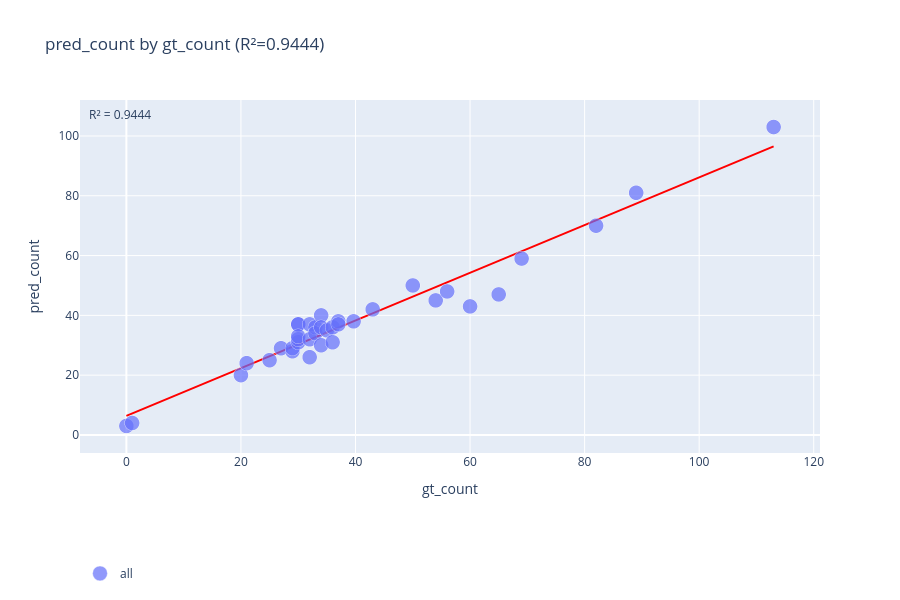

Write notebook code for a chart like this one.
### Code cell
import pandas as pd
import plotly.express as px
import plotly.graph_objects as go

# ====== 1) 准备数据 ======
chart_data = df[['gt_count', 'pred_count']].copy()
chart_data = chart_data.dropna()
chart_data = chart_data.sort_values('gt_count')
chart_data = chart_data.rename(columns={'gt_count': 'x'})

# ====== 2) 先用 px 生成 OLS trendline 并取 R2 ======
fig_px = px.scatter(
    chart_data,
    x='x',
    y='pred_count',
    trendline='ols',
    trendline_color_override='red',
)

# 取拟合结果（statsmodels）
res_df = px.get_trendline_results(fig_px)  # DataFrame
# 如果没有 color/ facet 分组，一般就一行
model = res_df.loc[0, "px_fit_results"]
r2 = float(model.rsquared)

# trendline trace（px 里通常第 2 条 trace 是 trendline）
trendline_trace = fig_px.data[1]

# ====== 3) 用 go 画散点 + trendline，并把 R2 展示出来 ======
scatter = go.Scattergl(
    x=chart_data['x'],
    y=chart_data['pred_count'],
    mode='markers',
    opacity=0.7,
    name='all',
    marker=dict(size=15, line=dict(width=0.5, color='white')),
)

fig = go.Figure(
    data=[scatter, trendline_trace],
    layout=go.Layout(
        width=900,
        height=600,  
        legend=dict(orientation='h', y=-0.3),
        title=dict(text=f'pred_count by gt_count (R²={r2:.4f})'),
        xaxis=dict(title=dict(text='gt_count')),
        yaxis=dict(title=dict(text='pred_count'), type='linear'),
    )
)

# 也可以加一个角落注释（可选）
fig.add_annotation(
    xref="paper", yref="paper",
    x=0.01, y=0.99,
    text=f"R² = {r2:.4f}",
    showarrow=False
)

fig.show()

### Figure 1 — Plotly figure (JSON) as saved in the notebook; plotly's stock layout.template omitted (floating-point values rounded to 4 significant figures)
{"data": [{"marker": {"line": {"color": "white", "width": 0.5}, "size": 15}, "mode": "markers", "name": "all", "opacity": 0.7, "type": "scattergl", "x": [0.0, 1.0, 20.0, 21.0, 25.0, 27.0, 29.0, 29.0, 30.0, 30.0, 30.0, 30.0, 30.0, 32.0, 32.0, 32.0, 33.0, 33.0, 34.0, 34.0, 34.0, 35.0, 36.0, 36.0, 37.0, 37.0, 39.67, 43.0, 50.0, 54.0, 56.0, 60.0, 65.0, 69.0, 82.0, 89.0, 113.0], "y": [3.0, 4.0, 20.0, 24.0, 25.0, 29.0, 28.0, 29.0, 37.0, 31.0, 37.0, 32.0, 33.0, 32.0, 37.0, 26.0, 36.0, 34.0, 40.0, 30.0, 36.0, 35.0, 36.0, 31.0, 38.0, 37.0, 38.0, 42.0, 50.0, 45.0, 48.0, 43.0, 47.0, 59.0, 70.0, 81.0, 103.0]}, {"hovertemplate": "<b>OLS trendline</b><br>pred_count = 0.797852 * x + 6.35189<br>R<sup>2</sup>=0.944380<br><br>x=%{x}<br>pred_count=%{y} <b>(trend)</b><extra></extra>", "legendgroup": "", "line": {"color": "red"}, "marker": {"color": "#636efa", "symbol": "circle"}, "mode": "lines", "name": "", "showlegend": false, "type": "scatter", "x": [0.0, 1.0, 20.0, 21.0, 25.0, 27.0, 29.0, 29.0, 30.0, 30.0, 30.0, 30.0, 30.0, 32.0, 32.0, 32.0, 33.0, 33.0, 34.0, 34.0, 34.0, 35.0, 36.0, 36.0, 37.0, 37.0, 39.67, 43.0, 50.0, 54.0, 56.0, 60.0, 65.0, 69.0, 82.0, 89.0, 113.0], "xaxis": "x", "y": [6.352, 7.15, 22.31, 23.11, 26.3, 27.89, 29.49, 29.49, 30.29, 30.29, 30.29, 30.29, 30.29, 31.88, 31.88, 31.88, 32.68, 32.68, 33.48, 33.48, 33.48, 34.28, 35.07, 35.07, 35.87, 35.87, 38.0, 40.66, 46.24, 49.44, 51.03, 54.22, 58.21, 61.4, 71.78, 77.36, 96.51], "yaxis": "y"}], "layout": {"annotations": [{"showarrow": false, "text": "R² = 0.9444", "x": 0.01, "xref": "paper", "y": 0.99, "yref": "paper"}], "height": 600, "legend": {"orientation": "h", "y": -0.3}, "title": {"text": "pred_count by gt_count (R²=0.9444)"}, "width": 900, "xaxis": {"title": {"text": "gt_count"}}, "yaxis": {"title": {"text": "pred_count"}, "type": "linear"}}}
